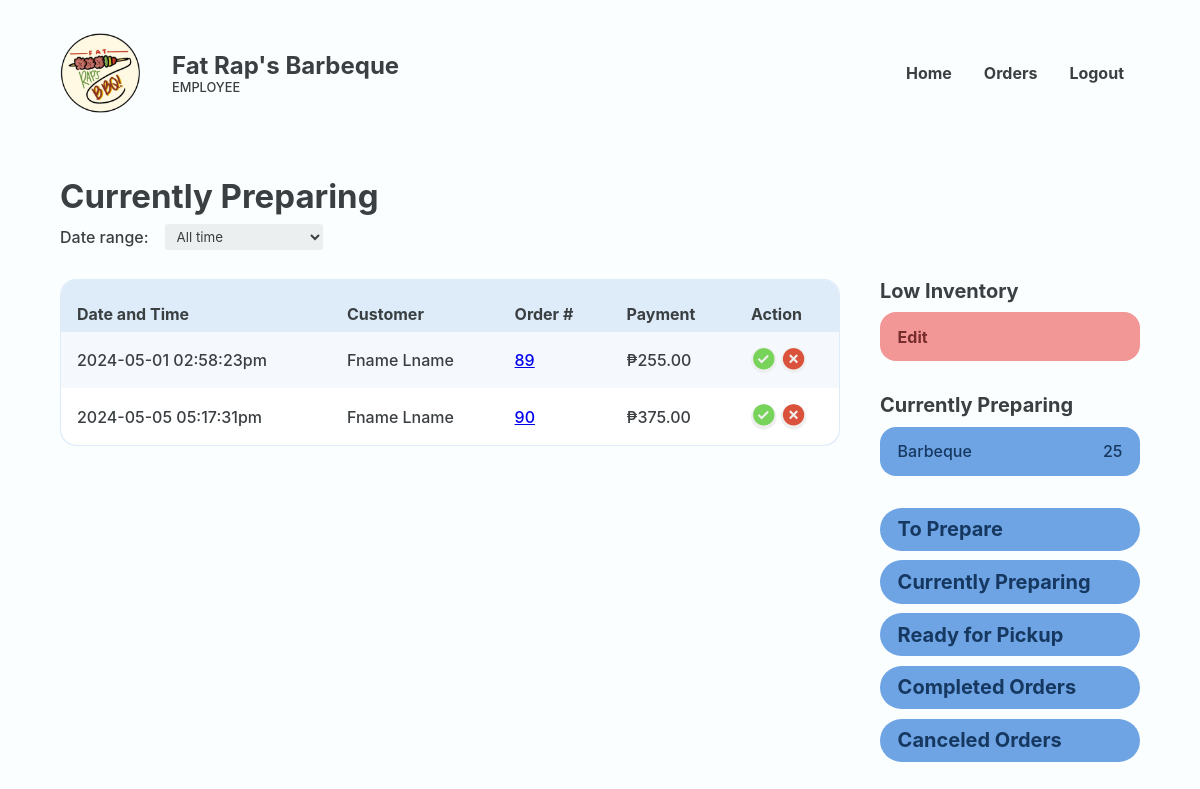
/Website/employee-preparing-orders.php (signed in), run on an earlier commit of the app's database.
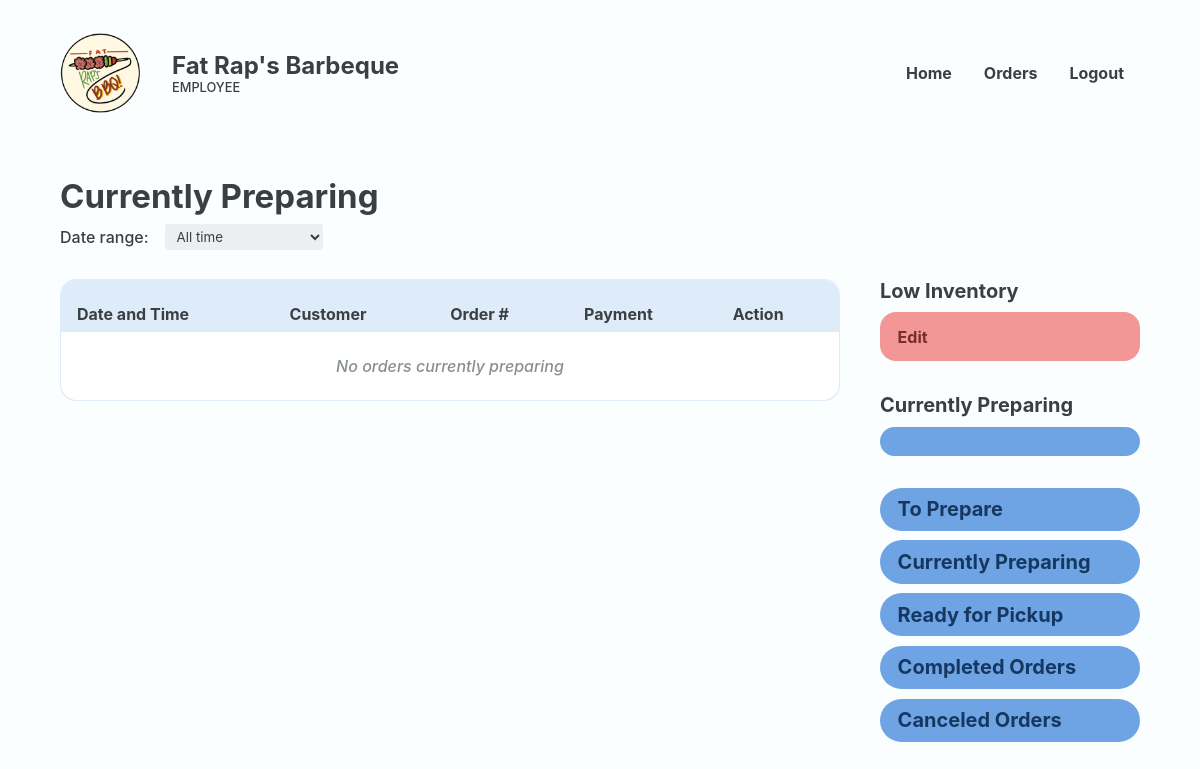
And on a later commit of the database.
### tables this page shows
CREATE TABLE `placed_order` (
  `PLACED_ORDER_ID` int(18) UNSIGNED NOT NULL,
  `PRSN_ID` int(18) NOT NULL,
  `CUS_NAME` varchar(20) NOT NULL,
  `CUS_NUMBER` varchar(11) NOT NULL,
  `CUS_EMAIL` varchar(35) NOT NULL,
  `PLACED_ORDER_DATE` varchar(50) NOT NULL,
  `PLACED_ORDER_TOTAL` decimal(10,2) NOT NULL,
  `DELIVERY_ADDRESS` varchar(255) NOT NULL,
  `DELIVERY_DATE` varchar(50) NOT NULL,
  `PLACED_ORDER_STATUS` varchar(50) NOT NULL,
  `PLACED_ORDER_CONFIRMATION` varchar(50) NOT NULL,
  `PLACED_ORDER_TRACKER` varchar(16) NOT NULL,
  `PLACED_ORDER_NOTE` varchar(50) NOT NULL,
  `REFERENCE_NUMBER` varchar(50) NOT NULL,
  `GUEST_ORDER_IDENTIFIER` varchar(50) NOT NULL
);

### Website/employee-preparing-orders.php (the view, shortened to what this page needs)
<?php
@include 'constants.php';
$order_type = isset($_GET['type']) ? $_GET['type'] : 'all';
?>
<!DOCTYPE html>
<html lang="en">
<head>
    <link rel="stylesheet" href="header-styles.css">
    <link rel="stylesheet" href="admin-styles.css">
    <link href='https://unpkg.com/boxicons@2.1.4/css/boxicons.min.css' rel='stylesheet'>
</head>
<body>
    <header class="backend">
        <div class="header-container">
            <div class="website-title">
                <img id="logo" src="images/client-logo.png">
                <div class="text">
                    <h1>Fat Rap's Barbeque</h1>
                    <p>EMPLOYEE</p>
                </div>
            </div>
            <ul class='menubar'>
                <li><a href="<?php echo SITEURL; ?>employee-home.php">Home</a></li>
                <li><a href="<?php echo SITEURL; ?>employee-to-prepare-orders.php">Orders</a></li>
                <?php
                if (isset($_SESSION['prsn_id'])) {
                ?>
                    <li><a href="<?php echo SITEURL; ?>logout.php">Logout</a>
                    </li>
                <?php
                } else {
                ?>
                    <li><a href="<?php echo SITEURL; ?>login-page.php">Login</a></li>
                <?php
                }
                ?>
            </ul>
        </div>
    </header>
    <main>
        <section class="section" id="orders-page">
            <div class="container">
                <div class="section-heading">
                    <h2>Currently Preparing</h2>
                    <div class="inline">
                        <p>Date range:</p>
                        <select name="order-type" id="order-type" class="dropdown">
                            <option value="all" <?php echo ($order_type === 'all') ? 'selected' : ''; ?>>All time</option>
                        </select>
                    </div>
                </div>
                <section class="with-side-menu">
                    <section class="main-section table-wrapper">
                        <table class="alternating">
                            <tr>
                                <th class="header">Date and Time</th>
                                <th class="header">Customer</th>
                                <th class="header">Order #</th>
                                <th class="header">Payment</th>
                                <th class="header">Action</th>
                            </tr>
                            <?php
                            $sql = "SELECT * FROM placed_order WHERE PLACED_ORDER_STATUS = 'Currently Preparing'";
                            $res = mysqli_query($conn, $sql);
                            $count = mysqli_num_rows($res);
                            if ($count > 0) {
                                while ($row = mysqli_fetch_assoc($res)) {
                                    $PLACED_ORDER_ID = $row['PLACED_ORDER_ID'];
                                    $CUS_NAME = $row['CUS_NAME'];
                                    $PLACED_ORDER_DATE = $row['PLACED_ORDER_DATE'];
                                    $PLACED_ORDER_TOTAL = $row['PLACED_ORDER_TOTAL'];
                            ?>
                                    <tr>
                                        <td data-cell="Date and Time"><?php echo $PLACED_ORDER_DATE ?></td>
                                        <td data-cell="customer"><?php echo $CUS_NAME ?></td>
                                        <td data-cell="Order #"><a href="<?php echo SITEURL ?>employee-order-details.php?PLACED_ORDER_ID=<?php echo $PLACED_ORDER_ID; ?>"><?php echo $PLACED_ORDER_ID ?></a></td>
                                        <td data-cell="Payment">₱<?php echo $PLACED_ORDER_TOTAL ?></td>
                                        <td data-cell="Confimed">
                                            <div class="btn-wrapper">
                                                <form method="POST">
                                                    <button class="btn-check" name="confirmed"><i class='bx bxs-check-circle'></i></button>
                                                    <button class="btn-cross" name="not-confirmed"><i class='bx bxs-x-circle'></i></button>
                                                </form>
                                            </div>
                                        </td>
                                    </tr>
                                <?php
                                }
                            } else {
                                ?>
                                <tr>
                                    <td colspan="5" class="error">No orders currently preparing</td>
                                </tr>
                            <?php
                            }
                            ?>
                        </table>
                    </section>
                    <section class="side-menu">
                        <div class="group inventory" id="low-inventory">
                            <h3>Low Inventory</h3>
                            <div class="inventory-box">
                                <a href="<?php echo SITEURL; ?>employee-inventory.php" class="edit">Edit</a>
                            </div>
                        </div>
                        <div class="group inventory">
                            <h3>Currently Preparing</h3>
                            <div class="inventory-box blue">
                                <?php
                                $sql = "SELECT f.food_name, SUM(io.in_order_quantity) AS total_in_order_quantity
                                        FROM food f
                                        JOIN in_order io ON f.food_id = io.food_id
                                        JOIN placed_order po ON io.placed_order_id = po.placed_order_id
                                        WHERE po.placed_order_status = 'Currently Preparing'
                                        GROUP BY f.food_name";
                                $res = mysqli_query($conn, $sql);
                                if ($res && mysqli_num_rows($res) > 0) {
                                    while ($row = mysqli_fetch_assoc($res)) {
                                        $food_name = $row['food_name'];
                                        $total_quantity = $row['total_in_order_quantity'];
                                ?>
                                        <div class="inline">
                                            <p><?php echo $food_name; ?></p>
                                            <p><?php echo $total_quantity; ?></p>
                                        </div>
                                <?php
                                    }
                                }
                                ?>
                            </div>
                        </div>
                        <div class="group">
                            <a href="<?php echo SITEURL; ?>employee-to-prepare-orders.php" class="view big-font">To Prepare</a>
                            <a href="<?php echo SITEURL; ?>employee-preparing-orders.php" class="view big-font">Currently Preparing</a>
                            <a href="<?php echo SITEURL; ?>employee-to-deliver-orders.php" class="view big-font">Ready for Pickup</a>
                            <a href="<?php echo SITEURL; ?>employee-completed-orders.php" class="view big-font">Completed Orders</a>
                            <a href="<?php echo SITEURL; ?>employee-canceled-orders.php" class="view big-font">Canceled Orders</a>
                        </div>
                    </section>
                </section>
            </div>
        </section>
    </main>
</body>
</html>

### Website/header-styles.css (style rules this page uses)
*, *::before, *::after { margin: 0; padding: 0; box-sizing: border-box; font-family: inherit; }
:root { --bg:#F2FFE1; --primary:#f3d95c; --text:#3A001E; --text2: #FA3F1F; --input-bg:#F7F3DC; --eye-icon:#CEC699; --block: #4ADE5D; --block-p:#277B32; --block-h1: #0F4C17; --form-bg: #FFFDEF; --header-text: #3A001E; }
body { font-family: 'Inter', sans-serif; }
header, footer { width: 100%; display: flex; justify-content: center; align-items: center; }
header { height: 8rem; position: fixed; top: 0; z-index: 100; color: var(--header-text); background-color: var(--bg); }
header.backend { color: #3A3F42; background-color: #FBFEFF; }
.header-container, .footer-container { margin-inline: auto; margin-top: 2rem; margin-bottom: 0.9rem; width: 90%; max-width: 1200px; display: flex; justify-content: space-between; align-items: center; }
.website-title { display: flex; align-items: center; }
header img { width: 80px; position: relative; }
header .text { margin-left: 2rem; display: flex; flex-direction: column; gap: 0; }
header h1 { white-space: nowrap; font-size: 1.5rem; }
header .text p, footer .right-container p { font-size: 0.8rem; }
li > a { color: inherit; text-decoration: none; }
.menubar { display: flex; flex-direction: row; list-style-type: none; margin: 0; padding: 0; }
.menubar > li { font-weight: bold; margin: 0 1rem; overflow: hidden; }

What changed in the data, as far as the page shows it:
removed placed_order: PLACED_ORDER_DATE "2024-05-01 02:58:23pm", CUS_NAME "Fname Lname", PLACED_ORDER_ID "89", PLACED_ORDER_TOTAL "255.00"
removed placed_order: PLACED_ORDER_DATE "2024-05-05 05:17:31pm", CUS_NAME "Fname Lname", PLACED_ORDER_ID "90", PLACED_ORDER_TOTAL "375.00"
Also different on the page:
text now shown: "No orders currently preparing"
list line gone: "Barbeque 25"
